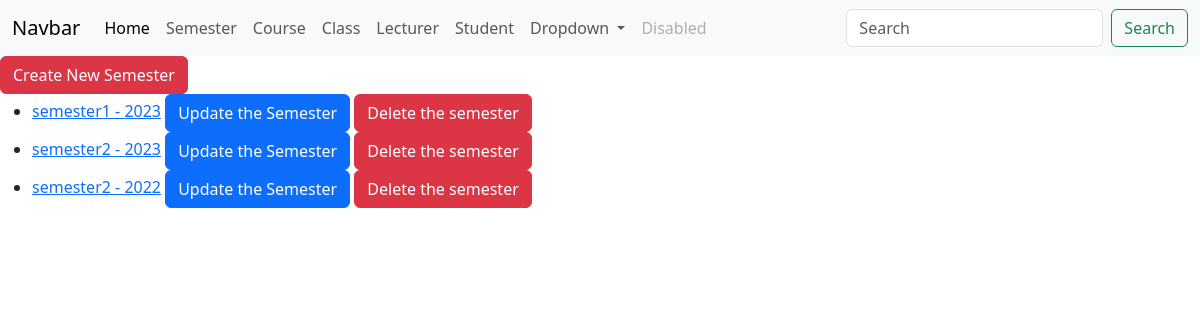
The app's page /semesters, older data.
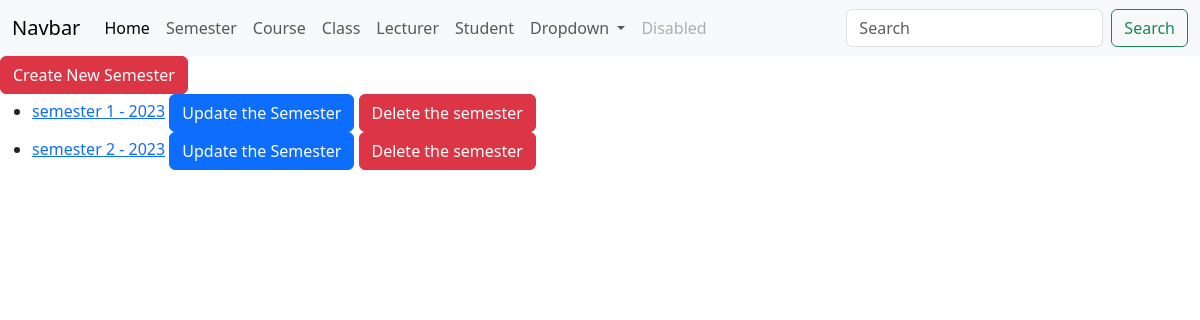
The same page, newer data.
### attendance/models.py (models this page shows, shortened)
class Semester(models.Model):
    semester = models.CharField(max_length=255)
    year = models.CharField(max_length=255)

### attendance/views.py (the view)
# urls.py: path("semesters", list_semesters, name="semesters"),
def list_semesters(request):
    data = Semester.objects.all()
    content = {'semesters': data}
    return render(request, "list_semesters.html", content)

### attendance/templates/list_semesters.html (shortened to what this page needs)
{%  extends "base.html" %}
{%  block content %}
    <a href="{% url 'create_semester_form' %}" class="btn btn-danger">Create New Semester</a>
    <ul>
    {% for semester in semesters %}
        <li>
            <a href="{% url 'detail_semester' id=semester.id %}">{{ semester.semester }} - {{ semester.year }}</a>
            <a href="{% url 'update_semester' id=semester.id %}" class="btn btn-primary">Update the Semester</a>
            <a href="{% url 'delete_semester' id=semester.id %}" class="btn btn-danger">Delete the semester</a>
        </li>
    {% endfor %}
    </ul>
{%  endblock %}

Row changes from the older to the newer data that the page shows:
removed Semester: semester "semester1", year "2023"
removed Semester: semester "semester2", year "2023"
removed Semester: semester "semester2", year "2022"
added Semester: semester "semester 1", year "2023"
added Semester: semester "semester 2", year "2023"
